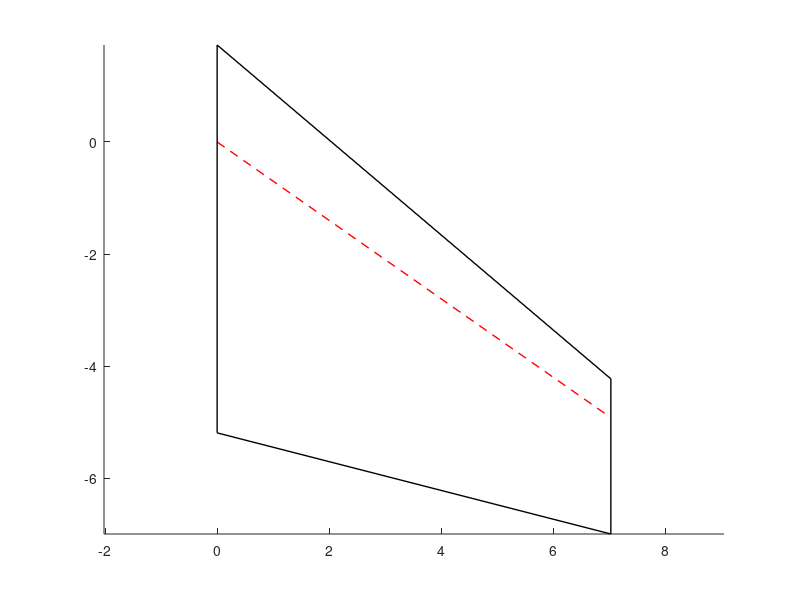

Reproduce this figure in MATLAB.
clear
clf
clc

% parameters
area = 68; % m^2
AR = 5.8;
wing_span = (area * AR / 2) ^ 0.5; % m
taper_ratio = 0.4;
quarter_chord_sweep = 35; % degrees

% simple design
total_chord = 1 + 1 / taper_ratio;
tip_chord = 2 * area / (wing_span * total_chord);
root_chord = tip_chord / taper_ratio;
qcy = -wing_span / 2 * tand(quarter_chord_sweep);
le_tip = qcy + tip_chord / 4;
te_tip = qcy - 3 * tip_chord / 4;
le_root = root_chord / 4;
te_root = -3 * root_chord / 4;

% draw the wing
figure
clf
hold on
plot([0, wing_span / 2], [0, qcy], 'r--', 'LineWidth', 1)
plot([0, wing_span / 2], [le_root, le_tip], 'k-', 'LineWidth', 1)
plot([0, wing_span / 2], [te_root, te_tip], 'k-', 'LineWidth', 1)
plot([0, 0], [le_root, te_root], 'k-', 'LineWidth', 1)
plot([wing_span / 2, wing_span / 2], [le_tip, te_tip], 'k-', 'LineWidth', 1)
axis equal
